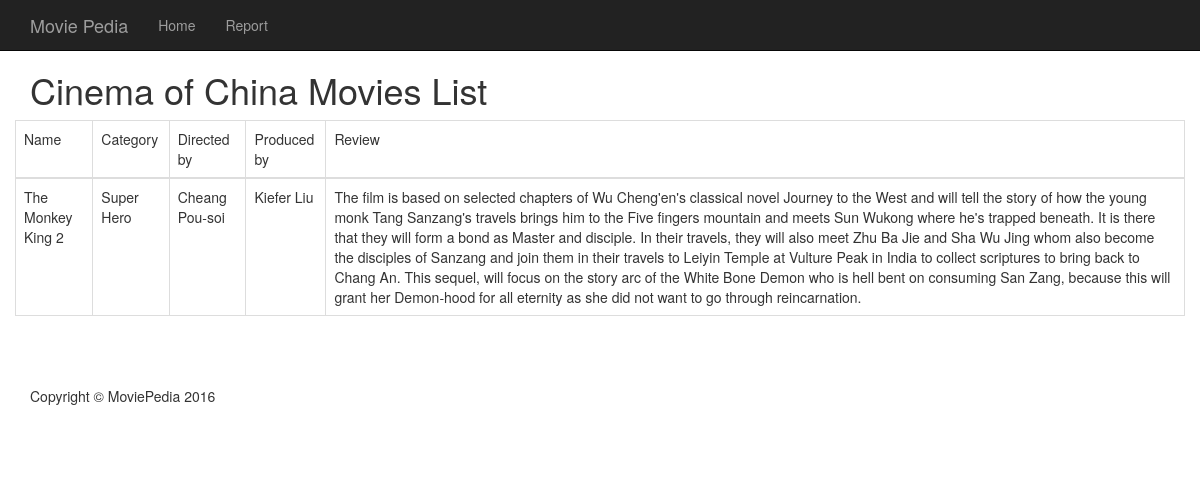
/rp2.php, run on the app's committed database.
### tables this page shows
CREATE TABLE `movies` (
  `id` int(9) NOT NULL AUTO_INCREMENT,
  `categoryname` varchar(255) DEFAULT NULL,
  `moviename` varchar(255) NOT NULL,
  `directedby` varchar(255) DEFAULT NULL,
  `producedby` varchar(255) DEFAULT NULL,
  `industry` varchar(255) DEFAULT NULL,
  `review` text,
  `smallimage` text,
  `largeimage` text,
  `date` datetime DEFAULT NULL,
  PRIMARY KEY (`id`)
);

### rp2.php (the view)
<?php
	include "include/login_check.php";
	include "include/header.php";
	include "include/nav.php";
?>
<div class="row">
	<div class="col-sm-12">
		<h1>Cinema of China Movies List</h1>
	</div>
</div>
<div class="row">
	<table class="display table table-bordered table-stript" cellspacing="0" width="100%">
		<thead>
			<tr>
				<td>Name</td>
				<td>Category</td>
				<td>Directed by</td>
				<td>Produced by</td>
				<td>Review</td>
			</tr>
		</thead>
		<tbody>
			<?php
				$res = $mysqli->query("SELECT * FROM movies WHERE industry='COC'");
				while ($row = $res->fetch_assoc()):
			?>
			<tr>
				<td><?php echo $row['moviename']?></td>
				<td><?php echo $row['categoryname']?></td>
				<td><?php echo $row['directedby'];?></td>
				<td><?php echo $row['producedby'];?></td>
				<td><?php echo $row['review'];?></td>
			</tr>
			<?php
				endwhile;
			?>
		</tbody>
	</table>
</div>
<?php
	include "include/footer.php";
?>

### css/style.css (style rules this page uses)
body { padding-top: 50px; }

### data on the page
movies: moviename "The Monkey King 2", categoryname "Super Hero", directedby "Cheang Pou-soi", producedby "Kiefer Liu", review "The film is based on selected chapters of Wu Cheng'en's classical novel Journey to the West and will tell the story of how the young monk Tang Sanzang's travels brings him to the Five fingers mountain and meets Sun Wukong where he's trapped beneath. It is there that they will form a bond as Master and disciple. In their travels, they will also meet Zhu Ba Jie and Sha Wu Jing whom also become the disciples of Sanzang and join them in their travels to Leiyin Temple at Vulture Peak in India to collect scriptures to bring back to Chang An. This sequel, will focus on the story arc of the White Bone Demon who is hell bent on consuming San Zang, because this will grant her Demon-hood for all…"
